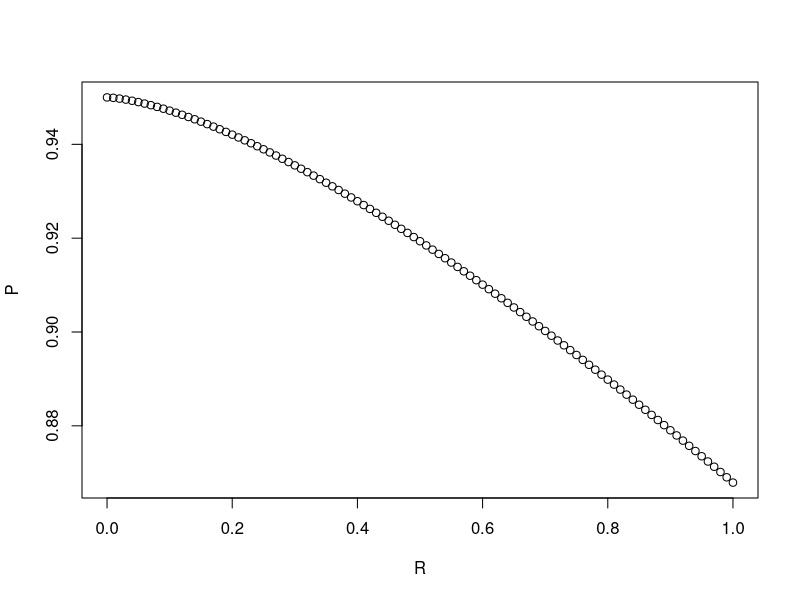
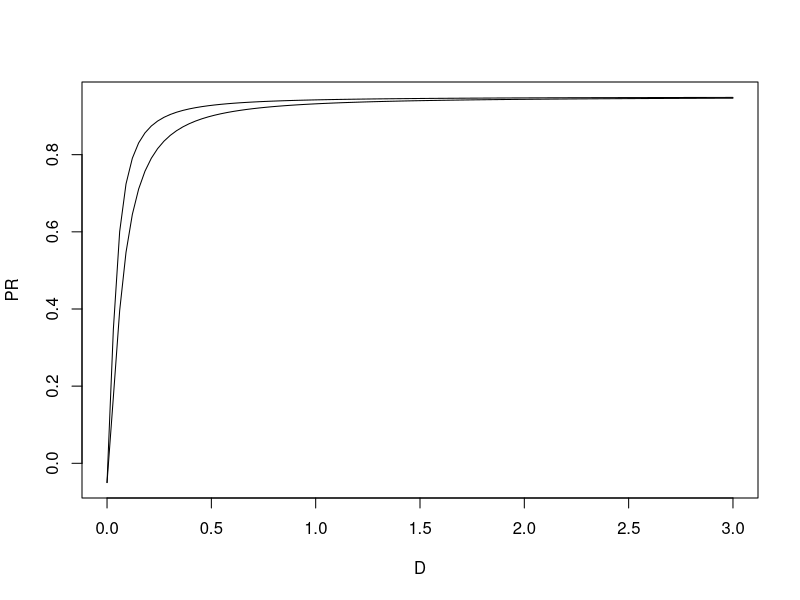
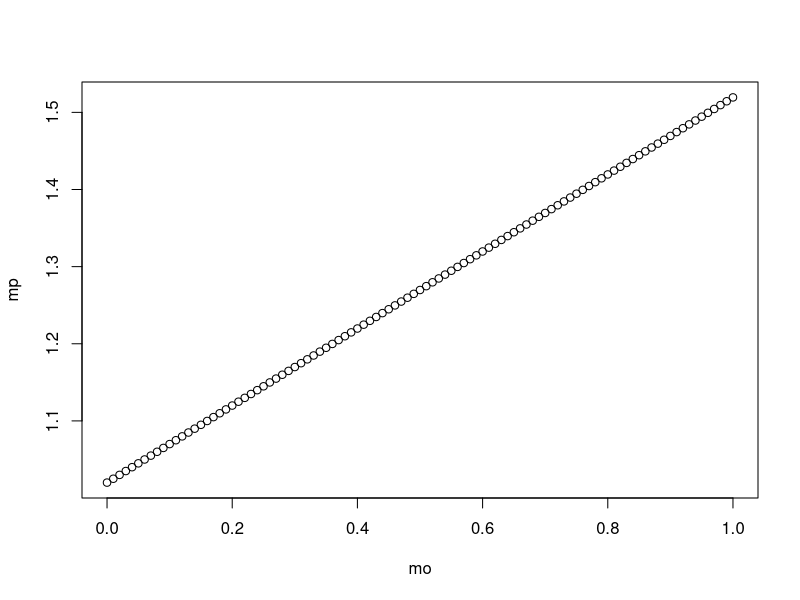
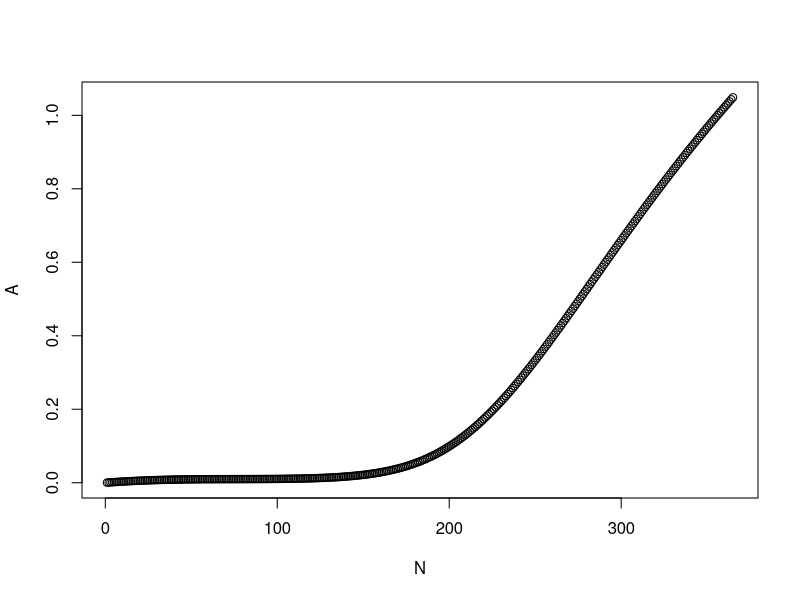
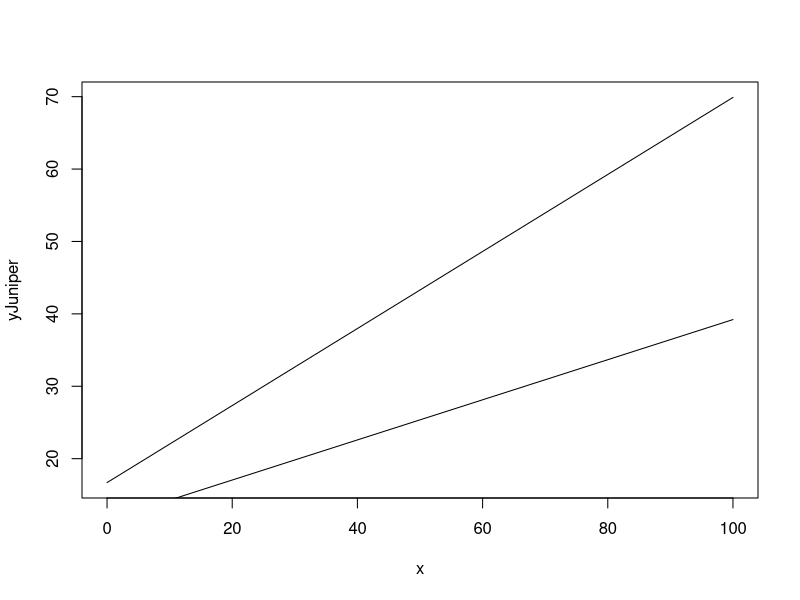

These charts were generated, in order, by the following R code:
#---
#Exploring Fire in LPJ-GEUSS
#Charlotte Uden
#6/26/2019
#---


##------------Fire Resistance------------

#Hickler 2004 gives fire resistant trees (white oak, bur oak, northern red oak, white pine and red pine) a value of 0.04 for R. All non fire resistant trees: R=0.07


D <- 5 #tree diameter
R <- seq(0,1, by=0.01) #fire resistance shape parameter (0-1)
P <- 1-(1/(1+(D/R)^1.5)+0.05) #probability of survival

plot(R,P) #trees with a diameter of 5, varying resistance to fire

D <- seq(0,3, length=100) #tree diameter
RS <- 0.07 #fire resistance shape parameter (0-1)
RR <- 0.04
PR <- 1-(1/(1+(D/RR)^1.5)+0.05)
PS <- 1-(1/(1+(D/RS)^1.5)+0.05)
#probability of survival
plot(D,PR, type="l")
lines(D,PS, type="l")


#Once you get to a diameter of less than 1, surival is 1. This seems a little off... I find it hard to believe that a one inch tree, no matter how well adapted it is to fire, would survive. 

#After looking into this a little more, I found that the LPJ-GUESS manual and Thonicke 2001 both describe the proportion of individuals that die as R-1, where R is fire resistance. This makes a lot more sense. 


##------------Fire Frequency------------

#Thonicke 2001 gives a detailed description of fire frequency in LPJ-DGVM (early version of LPJ-GUES). The probability of fire occurrence increases with time since last fire (as fuel builds up). Litter moisture is the main driver for day to day fire probability and fire season length determines fraction of area that burns. Litter must reach a minimum temperature to ignite and enough litter has to have built up. 

#Moisture of extinction: threshold of moisture content in litter/fuel in order for fire to spread (measured as a percent). 15-30% in temperate regions. At the time of the paper, species-specific parameters for flammability were'nt fully incorporated into the model. Thonicke sets woodys to 30%, herbaceous to 20%, but acknowledges that again, it's species specific. I have incorporated the 'litterme' parameter into my PFT's. Decisions about values are discussed later in this script. 

#Litter (fuel) content threshold: above 200 g/m2 and ignition can occur.

###1. Relationship between predicted (m) and observed/measured (mo) fuel moisture content


mo <- seq(0, 1, by=0.01) #vector or possible observed fule moisture content
mp <- 0.4994*mo+1.02 #vector of predicted fuel moisture content
plot(mo,mp)


###2. Probability of at least one fire occuring in a day in a gird cell


#me <- 0.3 #moisture of extinction.  

#e <- exp(1)

#p <- e^(-(pi)(mo/me)^2)
#p <- e^(-(pi)(mp/me)^2) 
#so when soil moisture (mo or me) exceeds moisture extinction (me), fire will not ignite
#plot(p, mp)


###3. Annual length of fire season, N


N <- 30 #sum days with probability of at least 1 fire in a day (p) over whole year. lets just say in this example, it is 30.  


###4. Spread and size of fire


#annual sum of days with particular fire condition, N

N <- 1:365 #vector of possible lengths of fire season, in days. so this is the sum of days that have probability of a least on fire occuring in that day
s <- N/356 #fractional length of fire season




###5. Annual fraction of area burned (fraction of grid cell), A. 

#So A is fucntion of length of the fire season. 


e <- exp(1)

A <- s*e^((s-1)/(0.45*(s-1)^3 + 2.85*(s-1)^2 + 2.96*(s-1) + 1.04)) #fractional area burnt

plot(N,A) 

#---------------------------------------------------------------------------------

##------------Moisture of Extinction------------

#'litterme' -paramater that can be included in a PFT. I used Dimitrakopoulos, A. P., 2001 to come up with some understanding of and values for moisture of exticniton. 


#y=alpha + beta * x
#y = ignition time
#x = moisture content (%)

#rank (less, moderately, flammable, extremely) species by similar flammablity (meditreranean species)
x <- c(0:100, by=1)

#For example: 
#less flammable species: juniperus oxycedrus (juniper) 
b <- 0.532
a <- 16.698

yJuniper <- a+b*x

#flammable speceis: quercus pubescens (valonia oak)
b <- 0.277
a <- 11.512

yQuercus <- a+b*x


plot(x,yJuniper, type="l")
lines(x,yQuercus, type="l")


#References

#Hickler, T., Smith, B., Sykes, M. T., Davis, M. B., Sugita, S., & Walker, K. (2004). Using a generalized vegetation model to simulate vegetation dynamics in northeastern USA. Ecology. 

#Thonicke, K., Venevsky, S., Sitch, S., & Cramer, W. (2001). The role of fire disturbance for global vegetation dynamics: Coupling fire into a dynamic global vegetation model. Global Ecology and Biogeography. 

#Dimitrakopoulos, A. P., & Papaioannou, K. K. (2001). Flammability assessment of Mediterranean forest fuels. Fire Technology. https://doi.org/10.1023/A:1011641601076